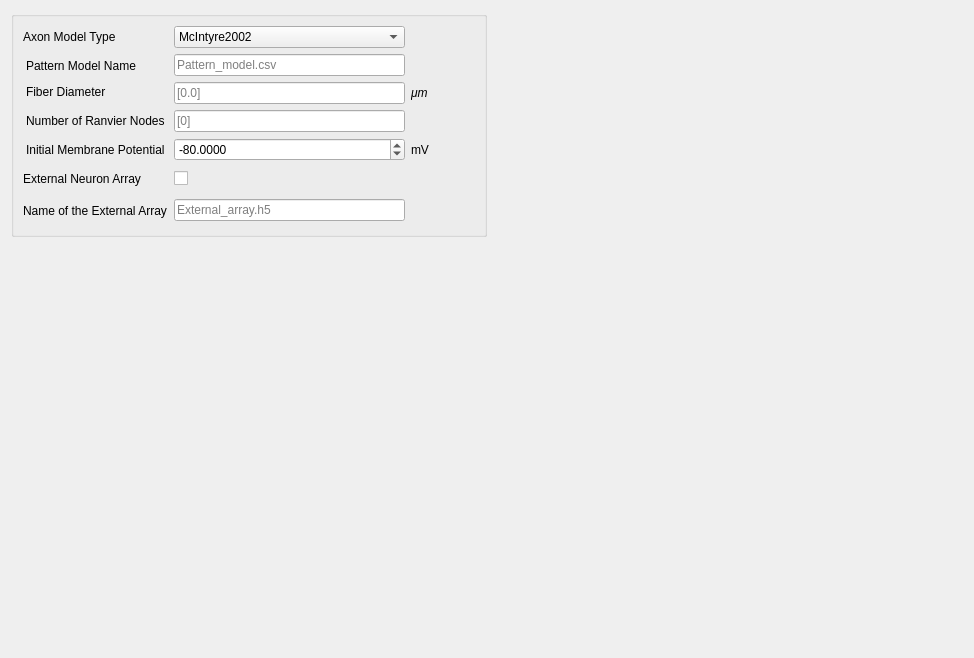
          <widget class="QWidget" name="page_6">
           <property name="geometry">
            <rect>
             <x>0</x>
             <y>0</y>
             <width>974</width>
             <height>658</height>
            </rect>
           </property>
           <attribute name="label">
            <string>Neuron Model</string>
           </attribute>
           <layout class="QGridLayout" name="gridLayout_38">
            <item row="0" column="1">
             <spacer name="horizontalSpacer_5">
              <property name="orientation">
               <enum>Qt::Horizontal</enum>
              </property>
              <property name="sizeHint" stdset="0">
               <size>
                <width>40</width>
                <height>20</height>
               </size>
              </property>
             </spacer>
            </item>
            <item row="0" column="0">
             <widget class="QGroupBox" name="groupBoxNeuronModel">
              <property name="font">
               <font/>
              </property>
              <property name="styleSheet">
               <string notr="true"/>
              </property>
              <property name="title">
               <string/>
              </property>
              <layout class="QGridLayout" name="gridLayout_29">
               <item row="0" column="0">
                <layout class="QGridLayout" name="gridLayout_24">
                 <item row="5" column="3">
                  <widget class="QPushButton" name="pushButton_Neuron_Model_Array_Prepared_2">
                   <property name="toolTip">
                    <string>&lt;html&gt;&lt;head/&gt;&lt;body&gt;&lt;p&gt;&lt;span style=&quot; font-size:14pt;&quot;&gt;Check if a neuron array was prepared outside of OSS Platform (recommended option for simulations with pathway activation)&lt;/span&gt;&lt;/p&gt;&lt;/body&gt;&lt;/html&gt;</string>
                   </property>
                   <property name="text">
                    <string/>
                   </property>
                   <property name="icon">
                    <iconset resource="icons.qrc">
                     <normaloff>:/icons/icons/info.png</normaloff>:/icons/icons/info.png</iconset>
                   </property>
                   <property name="iconSize">
                    <size>
                     <width>24</width>
                     <height>24</height>
                    </size>
                   </property>
                   <property name="flat">
                    <bool>true</bool>
                   </property>
                  </widget>
                 </item>
                 <item row="5" column="0">
                  <widget class="QLabel" name="label_V_Init_3">
                   <property name="font">
                    <font/>
                   </property>
                   <property name="text">
                    <string>External Neuron Array</string>
                   </property>
                  </widget>
                 </item>
                 <item row="2" column="2">
                  <widget class="QLabel" name="label_40">
                   <property name="font">
                    <font/>
                   </property>
                   <property name="text">
                    <string>&lt;html&gt;&lt;head/&gt;&lt;body&gt;&lt;p&gt;&lt;span style=&quot; font-style:italic;&quot;&gt;μm&lt;/span&gt;&lt;/p&gt;&lt;/body&gt;&lt;/html&gt;</string>
                   </property>
                  </widget>
                 </item>
                 <item row="2" column="0">
                  <widget class="QLabel" name="label_Diam_Fib_2">
                   <property name="font">
                    <font/>
                   </property>
                   <property name="styleSheet">
                    <string notr="true">QLabel{
padding-top: 2.5px;
padding-bottom: 5px;
}</string>
                   </property>
                   <property name="text">
                    <string>Fiber Diameter</string>
                   </property>
                  </widget>
                 </item>
                 <item row="4" column="0">
                  <widget class="QLabel" name="label_V_Init_2">
                   <property name="font">
                    <font/>
                   </property>
                   <property name="styleSheet">
                    <string notr="true">QLabel{
padding-top: 5px;
padding-bottom: 5px;
}</string>
                   </property>
                   <property name="text">
                    <string>Initial Membrane Potential</string>
                   </property>
                  </widget>
                 </item>
                 <item row="1" column="0">
                  <widget class="QLabel" name="label_Pattern_Model_Name_2">
                   <property name="font">
                    <font/>
                   </property>
                   <property name="styleSheet">
                    <string notr="true">QLabel{
padding-top: 5px;
padding-bottom: 2.5px;
}</string>
                   </property>
                   <property name="text">
                    <string>Pattern Model Name</string>
                   </property>
                   <property name="alignment">
                    <set>Qt::AlignLeading|Qt::AlignLeft|Qt::AlignVCenter</set>
                   </property>
                  </widget>
                 </item>
                 <item row="1" column="1">
                  <widget class="QLineEdit" name="lineEdit_Pattern_Model_Name">
                   <property name="font">
                    <font/>
                   </property>
                   <property name="placeholderText">
                    <string>Pattern_model.csv</string>
                   </property>
                  </widget>
                 </item>
                 <item row="2" column="1">
                  <widget class="QLineEdit" name="lineEdit_Fiber_Diameter">
                   <property name="font">
                    <font/>
                   </property>
                   <property name="placeholderText">
                    <string>[0.0]</string>
                   </property>
                  </widget>
                 </item>
                 <item row="3" column="0">
                  <widget class="QLabel" name="label_N_Ranvier_2">
                   <property name="font">
                    <font/>
                   </property>
                   <property name="styleSheet">
                    <string notr="true">QLabel{
padding-top: 2.5px;
padding-bottom: 2.5px;
}</string>
                   </property>
                   <property name="text">
                    <string>Number of Ranvier Nodes</string>
                   </property>
                  </widget>
                 </item>
                 <item row="0" column="1">
                  <widget class="QComboBox" name="comboBox_Axon_Model_Type">
                   <item>
                    <property name="text">
                     <string>McIntyre2002</string>
                    </property>
                   </item>
                   <item>
                    <property name="text">
                     <string>Reilly2016</string>
                    </property>
                   </item>
                  </widget>
                 </item>
                 <item row="0" column="0">
                  <widget class="QLabel" name="label_9">
                   <property name="text">
                    <string>Axon Model Type</string>
                   </property>
                  </widget>
                 </item>
                 <item row="2" column="3">
                  <widget class="QPushButton" name="pushButton_Diam_Fib_2">
                   <property name="toolTip">
                    <string>&lt;html&gt;&lt;head/&gt;&lt;body&gt;&lt;p&gt;&lt;span style=&quot; font-size:14pt;&quot;&gt;Provide fiber diameter of myelinated axon. Currently acceptable values: 2.0, 3.0, 5.7, 7.3, 8.7, 10.0, 11.5, 12.8, 14.0, 15.0, 16.0. If External neuron array is provided in .h5 format, number of given fiber diameters should equal number of data sets(populations). For example, in STN_pathways.h5 we might have 3 data sets (direct, indirect and hyperdirect), and parameter Fiber Diameter can be given as [5.7,7.3,5.7].&lt;/span&gt;&lt;/p&gt;&lt;p&gt;&lt;br/&gt;&lt;/p&gt;&lt;/body&gt;&lt;/html&gt;</string>
                   </property>
                   <property name="text">
                    <string/>
                   </property>
                   <property name="icon">
                    <iconset resource="icons.qrc">
                     <normaloff>:/icons/icons/info.png</normaloff>:/icons/icons/info.png</iconset>
                   </property>
                   <property name="iconSize">
                    <size>
                     <width>24</width>
                     <height>24</height>
                    </size>
                   </property>
                   <property name="flat">
                    <bool>true</bool>
                   </property>
                  </widget>
                 </item>
                 <item row="0" column="3">
                  <widget class="QPushButton" name="pushButton_Axon_Model_Type">
                   <property name="toolTip">
                    <string>&lt;html&gt;&lt;head/&gt;&lt;body&gt;&lt;p&gt;&lt;span style=&quot; font-size:14pt;&quot;&gt;Choose a computational model for axon that will be simulated in NEURON. The models have different morphologies: McIntyre2002 explicitely defines different internodal segments, while Reilly2016 lumps it to one internodal compartment. That must be taken into account when an external neuron array is provided. &lt;/span&gt;&lt;/p&gt;&lt;/body&gt;&lt;/html&gt;</string>
                   </property>
                   <property name="text">
                    <string/>
                   </property>
                   <property name="icon">
                    <iconset resource="icons.qrc">
                     <normaloff>:/icons/icons/info.png</normaloff>:/icons/icons/info.png</iconset>
                   </property>
                   <property name="iconSize">
                    <size>
                     <width>24</width>
                     <height>24</height>
                    </size>
                   </property>
                   <property name="flat">
                    <bool>true</bool>
                   </property>
                  </widget>
                 </item>
                 <item row="1" column="3">
                  <widget class="QPushButton" name="pushButton_Pattern_Model_Name_2">
                   <property name="toolTip">
                    <string>&lt;html&gt;&lt;head/&gt;&lt;body&gt;&lt;p&gt;&lt;span style=&quot; font-size:14pt;&quot;&gt;Optional. Provide name of a file with pattern for neuron model (not neuron array!). Coordinates of pattern should be in mm, file should be copied to /oss_platform/OSS_platform directory in .csv format.&lt;/span&gt;&lt;/p&gt;&lt;/body&gt;&lt;/html&gt;</string>
                   </property>
                   <property name="text">
                    <string/>
                   </property>
                   <property name="icon">
                    <iconset resource="icons.qrc">
                     <normaloff>:/icons/icons/info.png</normaloff>:/icons/icons/info.png</iconset>
                   </property>
                   <property name="iconSize">
                    <size>
                     <width>24</width>
                     <height>24</height>
                    </size>
                   </property>
                   <property name="flat">
                    <bool>true</bool>
                   </property>
                  </widget>
                 </item>
                 <item row="3" column="1">
                  <widget class="QLineEdit" name="lineEdit_N_Ranvier">
                   <property name="font">
                    <font/>
                   </property>
                   <property name="placeholderText">
                    <string>[0]</string>
                   </property>
                  </widget>
                 </item>
                 <item row="4" column="1">
                  <widget class="QDoubleSpinBox" name="doubleSpinBox_V_Init">
                   <property name="font">
                    <font/>
                   </property>
                   <property name="locale">
                    <locale language="English" country="UnitedKingdom"/>
                   </property>
                   <property name="decimals">
                    <number>4</number>
                   </property>
                   <property name="minimum">
                    <double>-100000000.000000000000000</double>
                   </property>
                   <property name="maximum">
                    <double>100000000000.000000000000000</double>
                   </property>
                   <property name="singleStep">
                    <double>10.000000000000000</double>
                   </property>
                   <property name="value">
                    <double>-80.000000000000000</double>
                   </property>
                  </widget>
                 </item>
                 <item row="5" column="1">
                  <widget class="QCheckBox" name="checkBox_Neuron_Model_Array_Prepared">
                   <property name="font">
                    <font/>
                   </property>
                   <property name="styleSheet">
                    <string notr="true"/>
                   </property>
                   <property name="text">
                    <string/>
                   </property>
                   <property name="iconSize">
                    <size>
                     <width>24</width>
                     <height>24</height>
                    </size>
                   </property>
                   <property name="tristate">
                    <bool>false</bool>
                   </property>
                  </widget>
                 </item>
                 <item row="4" column="2">
                  <widget class="QLabel" name="label_38">
                   <property name="font">
                    <font/>
                   </property>
                   <property name="text">
                    <string>mV</string>
                   </property>
                  </widget>
                 </item>
                 <item row="3" column="3">
                  <widget class="QPushButton" name="pushButton_N_Ranvier_2">
                   <property name="toolTip">
                    <string>&lt;html&gt;&lt;head/&gt;&lt;body&gt;&lt;p&gt;&lt;span style=&quot; font-family:'wf_segoe-ui_normal,Segoe UI,Segoe WP,Tahoma,Arial,sans-serif,serif,EmojiFont'; font-size:14pt; color:#212121; background-color:#ffffff;&quot;&gt;Provide number of Ranvier nodes on a single neuron (axon) model. If External neuron array is provided in .h5 format, number of Ranvier nodes can differ among data sets(populations), and the number of entries in 'Number of Ranvier Nodes' should equal number of data sets (populations). For example, in Hyperdirect_pathway.h5 we might have 3 data sets of axons (STN_SN,STN_GPi,STN_Motor_cortex), and 'Number of Ranvier Nodes' can be defined as [10,15,30]. &lt;/span&gt;&lt;span style=&quot; font-size:14pt;&quot;</string>
                   </property>
                   <property name="text">
                    <string/>
                   </property>
                   <property name="icon">
                    <iconset resource="icons.qrc">
                     <normaloff>:/icons/icons/info.png</normaloff>:/icons/icons/info.png</iconset>
                   </property>
                   <property name="iconSize">
                    <size>
                     <width>24</width>
                     <height>24</height>
                    </size>
                   </property>
                   <property name="flat">
                    <bool>true</bool>
                   </property>
                  </widget>
                 </item>
                 <item row="4" column="3">
                  <widget class="QPushButton" name="pushButton_V_Init_2">
                   <property name="toolTip">
                    <string>&lt;html&gt;&lt;head/&gt;&lt;body&gt;&lt;p&gt;&lt;span style=&quot; font-size:14pt;&quot;&gt;Set up initial membrane potential.&lt;/span&gt;&lt;/p&gt;&lt;/body&gt;&lt;/html&gt;</string>
                   </property>
                   <property name="text">
                    <string/>
                   </property>
                   <property name="icon">
                    <iconset resource="icons.qrc">
                     <normaloff>:/icons/icons/info.png</normaloff>:/icons/icons/info.png</iconset>
                   </property>
                   <property name="iconSize">
                    <size>
                     <width>24</width>
                     <height>24</height>
                    </size>
                   </property>
                   <property name="flat">
                    <bool>true</bool>
                   </property>
                  </widget>
                 </item>
                 <item row="6" column="1">
                  <widget class="QWidget" name="widget_Name_Of_External_Neuron_Array_2" native="true">
                   <layout class="QGridLayout" name="gridLayout_42">
                    <property name="leftMargin">
                     <number>0</number>
                    </property>
                    <property name="topMargin">
                     <number>0</number>
                    </property>
                    <property name="rightMargin">
                     <number>0</number>
                    </property>
                    <property name="bottomMargin">
                     <number>0</number>
                    </property>
                    <property name="spacing">
                     <number>0</number>
                    </property>
                    <item row="0" column="0">
                     <widget class="QLineEdit" name="lineEdit_Name_Prepared_Neuron_Array">
                      <property name="font">
                       <font/>
                      </property>
                      <property name="placeholderText">
                       <string>External_array.h5</string>
                      </property>
                     </widget>
                    </item>
                   </layout>
                  </widget>
                 </item>
                 <item row="6" column="0">
                  <widget class="QWidget" name="widget_Name_Of_External_Neuron_Array" native="true">
                   <property name="minimumSize">
                    <size>
                     <width>0</width>
                     <height>29</height>
                    </size>
                   </property>
                   <layout class="QGridLayout" name="gridLayout_41">
                    <property name="leftMargin">
                     <number>0</number>
                    </property>
                    <property name="topMargin">
                     <number>0</number>
                    </property>
                    <property name="rightMargin">
                     <number>0</number>
                    </property>
                    <property name="bottomMargin">
                     <number>0</number>
                    </property>
                    <property name="spacing">
                     <number>0</number>
                    </property>
                    <item row="0" column="0">
                     <widget class="QLabel" name="label_Name_Prepared_Neuron_Array_2">
                      <property name="font">
                       <font/>
                      </property>
                      <property name="text">
                       <string>Name of the External Array</string>
                      </property>
                     </widget>
                    </item>
                   </layout>
                  </widget>
                 </item>
                 <item row="6" column="3">
                  <widget class="QWidget" name="widget_Name_Of_External_Neuron_Array_3" native="true">
                   <layout class="QGridLayout" name="gridLayout_43">
                    <property name="leftMargin">
                     <number>0</number>
                    </property>
                    <property name="topMargin">
                     <number>0</number>
                    </property>
                    <property name="rightMargin">
                     <number>0</number>
                    </property>
                    <property name="bottomMargin">
                     <number>0</number>
                    </property>
                    <property name="spacing">
                     <number>0</number>
                    </property>
                    <item row="0" column="0">
                     <widget class="QPushButton" name="pushButton_Name_Prepared_Neuron_Array_2">
                      <property name="toolTip">
                       <string>&lt;html&gt;&lt;head/&gt;&lt;body&gt;&lt;p&gt;&lt;span style=&quot; font-size:14pt;&quot;&gt;Provide name of the externally prepared array. The file can be in .csv (if morphology of the neurons is the same) or .h5 format, and it should be copied to /oss_platform/OSS_platform directory. Coordinates of the neuron compartments should be in the MRI data space. More in the OSS Platform tutorial.&lt;/span&gt;&lt;/p&gt;&lt;/body&gt;&lt;/html&gt;</string>
                      </property>
                      <property name="text">
                       <string/>
                      </property>
                      <property name="icon">
                       <iconset resource="icons.qrc">
                        <normaloff>:/icons/icons/info.png</normaloff>:/icons/icons/info.png</iconset>
                      </property>
                      <property name="iconSize">
                       <size>
                        <width>24</width>
                        <height>24</height>
                       </size>
                      </property>
                      <property name="flat">
                       <bool>true</bool>
                      </property>
                     </widget>
                    </item>
                   </layout>
                  </widget>
                 </item>
                </layout>
               </item>
              </layout>
             </widget>
            </item>
            <item row="1" column="0">
             <spacer name="verticalSpacer_2">
              <property name="orientation">
               <enum>Qt::Vertical</enum>
              </property>
              <property name="sizeHint" stdset="0">
               <size>
                <width>20</width>
                <height>40</height>
               </size>
              </property>
             </spacer>
            </item>
           </layout>
          </widget>
